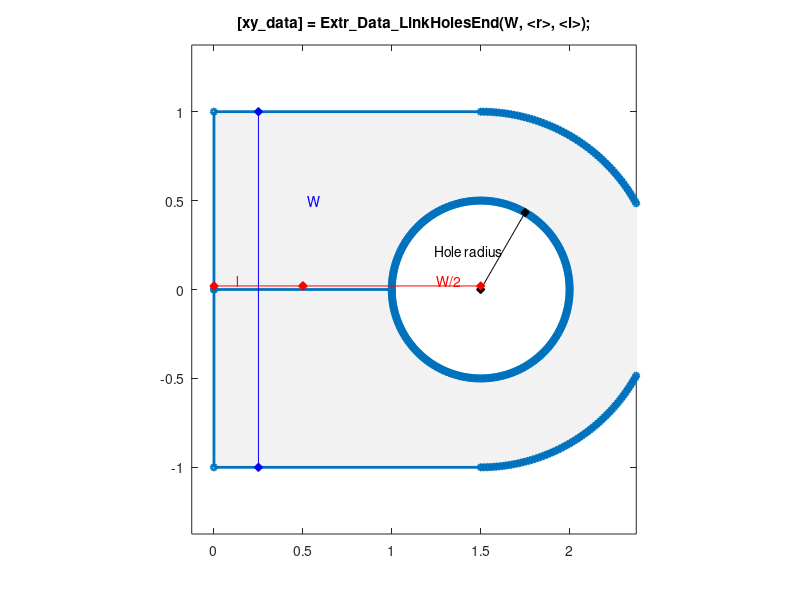

Write MATLAB code to recreate this figure.
function [xy_data] = Extr_Data_LinkEndHole(W, varargin)
%Extr_Data_LinkEndHole Produce extrusion data for a link end with a hole
%   [xy_data] = Extr_Data_LinkEndHole(W, r, <l>)
%   This function returns x-y data for a rounded link end with a hole.  The
%   link end length can be extended with parameter l.
%   You can specify:
%       Width       W
%       Hole radius r
%       Length      l
%
%   To see a plot showing parameter values, enter the name
%   of the function with no arguments
%   >> Extr_Data_LinkEndHole
%
%   To see a plot created with your parameter values,
%   add 'plot' as the final argument
%   >> Extr_Data_LinkEndHole(2,0.5,0.5, 'plot')
%
% Copyright 2014-2020 The MathWorks, Inc.

% Default data to show diagram
if (nargin == 0)
    W = 2;
    r = 0.5;
    l = 0.5;
end

% Check if plot should be produced
if (isempty(varargin))
    showplot = 'n';
end
if nargin==1
    l=0;
    r=0;
end
if nargin==2
    if ischar(varargin{1})   % PLOT REQUESTED
        r = 0;
        l = 0;
        showplot = varargin{1};
    else
        r = varargin{1};    % r SPECIFIED
        l = 0;
        showplot = 'n';
    end
end
if nargin==3
    if ischar(varargin{2})   % PLOT REQUESTED
        r = varargin{1};    % r SPECIFIED
        l = 0;
        showplot = varargin{2};
    else
        r = varargin{1};    % r SPECIFIED
        l = varargin{2};    % l SPECIFIED
        showplot = 'n';
    end
end

if nargin==4
    r = varargin{1};    % l SPECIFIED
    l = varargin{2};    % l SPECIFIED
    showplot= varargin{3};
end

% Rounded ends and outer boundary of member
theta = (-89:1:+90)' * pi/180; % CCW
linkend = repmat([W/2+l 0], length(theta), 1) + W/2 * [cos(theta), sin(theta)];
boundary = [0 0;0 -W/2; W/2+l -W/2; linkend; 0 W/2;0 0];

% Circular hole
theta = (180:-1:-180)' * pi/180; % CW
hole = repmat([W/2+l 0], length(theta), 1) + r * [cos(theta), sin(theta)];

if(r>0)
    xy_data = [boundary; hole];
else
    xy_data = [boundary];
end

% Plot diagram to show parameters and extrusion
if (nargin == 0 || strcmpi(showplot,'plot'))
    % Figure name
    figString = ['h1_' mfilename];
    % Only create a figure if no figure exists
    figExist = 0;
    fig_hExist = evalin('base',['exist(''' figString ''')']);
    if (fig_hExist)
        figExist = evalin('base',['ishandle(' figString ') && strcmp(get(' figString ', ''type''), ''figure'')']);
    end
    if ~figExist
        fig_h = figure('Name',figString);
        assignin('base',figString,fig_h);
    else
        fig_h = evalin('base',figString);
    end
    figure(fig_h)
    clf(fig_h)
    
    % Plot extrusion
    patch(xy_data(:,1),xy_data(:,2),[1 1 1]*0.95,'EdgeColor','none');
    hold on
    plot(xy_data(:,1),xy_data(:,2),'-','Marker','o','MarkerSize',4,'LineWidth',2);
    
    axis([-0.1 1.9 -1.1 1.1]*(W/2+l/2));
    axis('equal');
    
    % Show parameters
    plot([W/8 W/8],[-W/2 W/2],'b-d','MarkerFaceColor','b');
    text(W/3.8,W/4,'{\color{blue}W}');
    if(r>0)
        plot([W/2+l W/2+r*(cosd(60))+l],[0 r*sind(60)],'k-d','MarkerFaceColor','k');
        text(W/2+l+r*(cosd(60))/2,r*sind(60)/2,'Hole radius','HorizontalAlignment','right');
    end
    if(l>0)
        plot([0 l],[0.01 0.01]*W,'r-d','MarkerFaceColor','r');
        text(l/4,0.025*W,'{\color{red}l}');
    end
    plot([l l+W/2],[0.01 0.01]*W,'r-d','MarkerFaceColor','r');
    text(l+3*W/8,0.025*W,'{\color{red}W/2}');
    title('[xy\_data] = Extr\_Data\_LinkHolesEnd(W, <r>, <l>);');
    
    hold off
    box on
    clear xy_data
end


